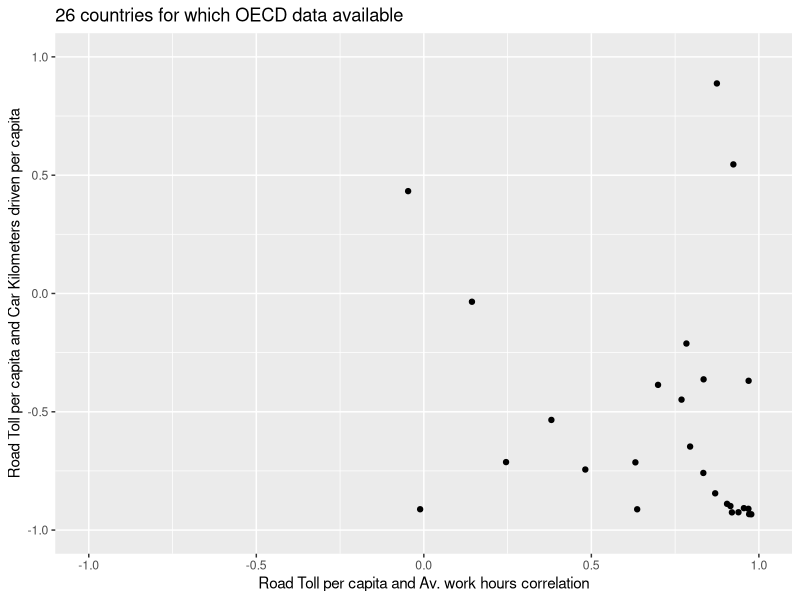
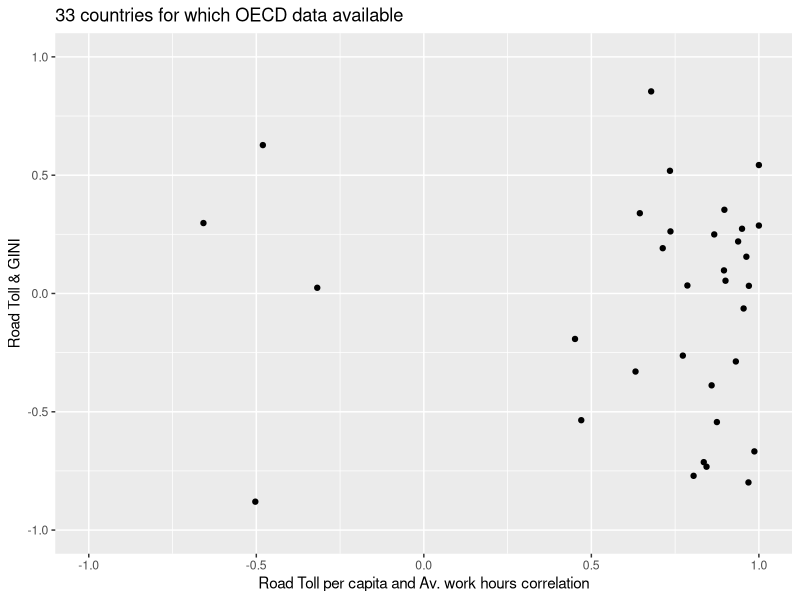

Here is the R script that generated these plots, in order:
## ---- chunk 1
knitr::opts_chunk$set(echo = TRUE)
## ---- chunk 2
library(dplyr)
library(ggplot2)
library(purrr)
## ---- chunk 3
toll <- read.csv("traffic_data/OECD_ITF_ROAD_ACCIDENTS.csv", stringsAsFactors = FALSE)
work <- read.csv("traffic_data/OECD_ANHRS.csv", stringsAsFactors = FALSE)
pop <- read.csv("traffic_data/OECD_ALFS_POP_LABOUR.csv", stringsAsFactors = FALSE)
kms <- read.csv("traffic_data/OECD_ITF_PASSENGER_TRANSPORT.csv", stringsAsFactors = FALSE)
gini <- read.csv("traffic_data/OECD_IDD.csv", stringsAsFactors = FALSE)
## ---- chunk 4
## road fatalities, as injuries may have reporting issues
deaths <- toll %>% filter(VARIABLE == "T-ACCI-KIL") %>% rename(toll = obsValue) %>%
select(COUNTRY, obsTime, toll)

## total employment rather than dependent
employ <- work %>% filter(EMPSTAT == "TE") %>% rename(hours_worked = obsValue) %>%
select(COUNTRY, obsTime, hours_worked)

## total population
people <- pop %>% filter(SEX=="TT") %>% rename(population = obsValue) %>%
select(COUNTRY = LOCATION, obsTime, population)

## "Road passenger transport by passenger cars"
usage <- kms %>% filter(VARIABLE=="T-PASS-RD-CAR") %>% rename(kms_travelled = obsValue) %>%
select(COUNTRY, obsTime, kms_travelled)

## gini calculated by method until 2011
inequal <- gini %>%  filter(METHODO=="METH2011") %>% rename(gini_value = obsValue) %>%
select(COUNTRY = LOCATION, obsTime, gini_value)

## ---- chunk 5
combo <- deaths %>% inner_join(people) %>% inner_join(employ) %>%
  inner_join(usage) %>%
  mutate(toll_per_cap_1000 = toll/ population,
         kms_per_cap_1000 = kms_travelled / population) 

combo %>% group_by(COUNTRY) %>% 
  summarise(workcor = cor(toll_per_cap_1000, hours_worked),
            roadcor = cor(toll_per_cap_1000, kms_per_cap_1000),
            roadwork = cor(hours_worked, kms_per_cap_1000)) %>%
  ggplot(aes(x=workcor, y=roadcor)) + geom_point() + xlim(-1,1) +
  ylim(-1,1) + xlab("Road Toll per capita and Av. work hours correlation") +
  ylab("Road Toll per capita and Car Kilometers driven per capita") +
  ggtitle("26 countries for which OECD data available")

  

## ---- chunk 6
combo <- deaths %>% inner_join(people) %>% inner_join(employ) %>%
  inner_join(inequal) %>%
  mutate(toll_per_cap_1000 = toll/ population) 

combo %>% group_by(COUNTRY) %>% 
  summarise(workcor = cor(toll_per_cap_1000, hours_worked),
            roadcor = cor(toll_per_cap_1000, gini_value),
            roadwork = cor(hours_worked, gini_value)) %>% glimpse() %>%
  ggplot(aes(x=workcor, y=roadcor)) + geom_point() + xlim(-1,1) +
  ylim(-1,1) + xlab("Road Toll per capita and Av. work hours correlation") +
  ylab("Road Toll & GINI") +
  ggtitle("33 countries for which OECD data available")

